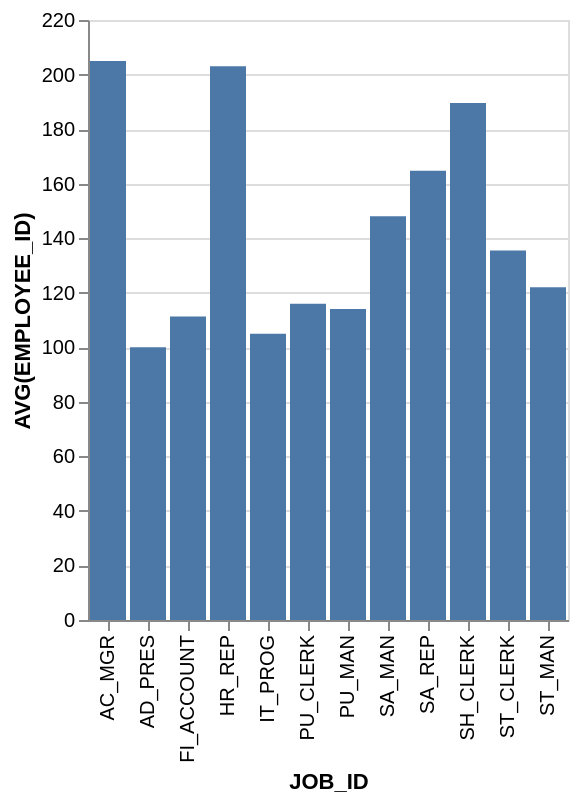

Write a Vega-Lite specification for this figure.
### Vega-Lite specification from a JSON file in a GitHub repository (floating-point values rounded to 4 significant figures)
{"data": {"values": [{"x_data": "AC_MGR", "y_data": 205}, {"x_data": "AD_PRES", "y_data": 100}, {"x_data": "FI_ACCOUNT", "y_data": 111.2}, {"x_data": "HR_REP", "y_data": 203}, {"x_data": "IT_PROG", "y_data": 105}, {"x_data": "PU_CLERK", "y_data": 116}, {"x_data": "PU_MAN", "y_data": 114}, {"x_data": "SA_MAN", "y_data": 148}, {"x_data": "SA_REP", "y_data": 164.8}, {"x_data": "SH_CLERK", "y_data": 189.6}, {"x_data": "ST_CLERK", "y_data": 135.4}, {"x_data": "ST_MAN", "y_data": 122}]}, "mark": "bar", "encoding": {"x": {"field": "x_data", "type": "nominal", "title": "JOB_ID", "sort": "ascending"}, "y": {"field": "y_data", "type": "quantitative", "title": "AVG(EMPLOYEE_ID)"}}}
